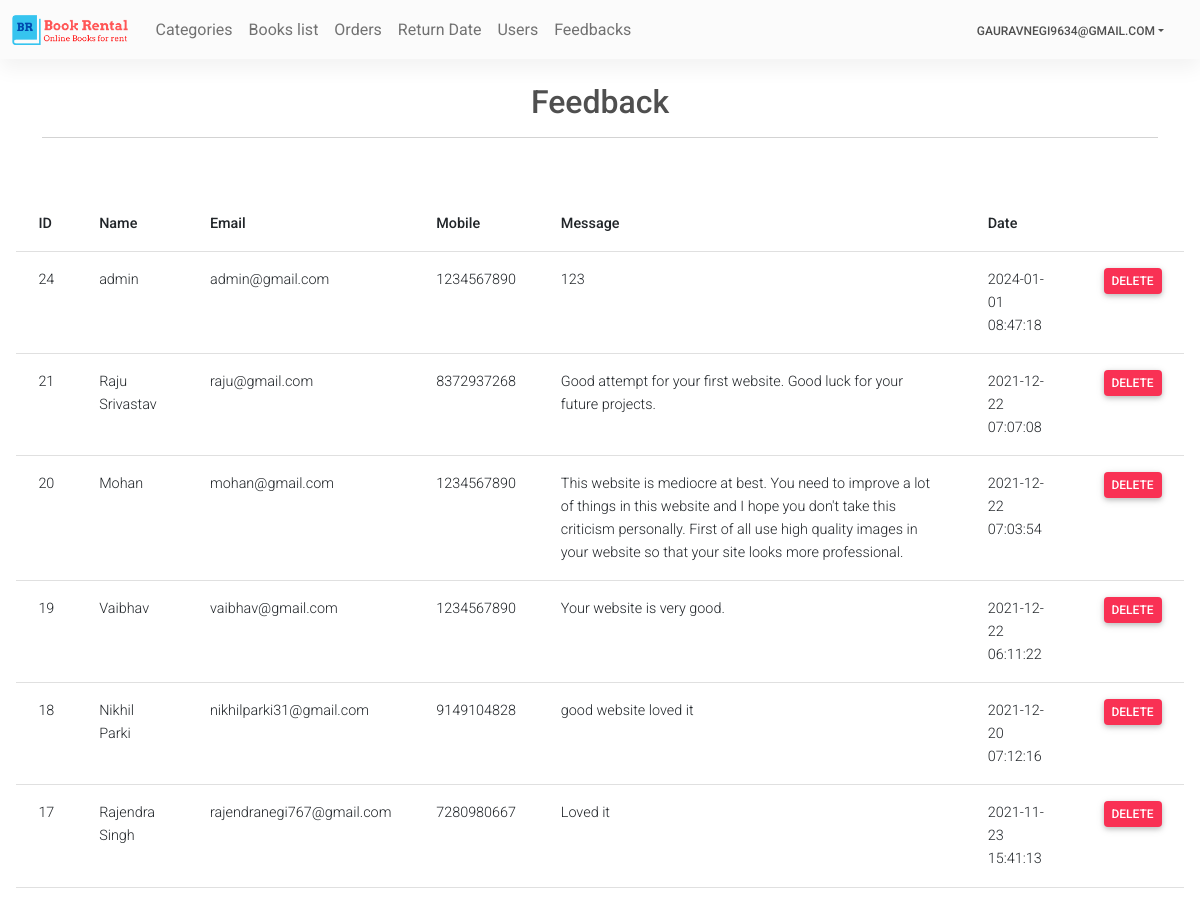
The page /Admin/feedback.php (signed in) on the database its author committed.
### tables this page shows
CREATE TABLE `contact_us` (
  `id` int(11) NOT NULL,
  `name` varchar(70) NOT NULL,
  `email` varchar(70) NOT NULL,
  `mobile` bigint(10) NOT NULL,
  `message` text NOT NULL,
  `date` datetime DEFAULT NULL
);

### Admin/feedback.php (the view, shortened to what this page needs)
<?php
require('topNav.php');
$sql = "select * from contact_us order by id desc";
$res = mysqli_query($con, $sql);
?>
<main>
    <div class="container pt-4">
        <h4 class="fs-2 text-center ">Feedback</h4>
        <hr>
        <br>
    </div>
    <div class="card-body">
        <table class="table">
            <thead>
                <tr>
                    <th>ID</th>
                    <th>Name</th>
                    <th>Email</th>
                    <th>Mobile</th>
                    <th>Message</th>
                    <th>Date</th>
                    <th></th>
                </tr>
            </thead>
            <tbody>
                <?php
        while ($row = mysqli_fetch_assoc($res)) { ?>
                <tr>
                    <td> <?php echo $row['id'] ?> </td>
                    <td> <?php echo $row['name'] ?> </td>
                    <td> <?php echo $row['email'] ?> </td>
                    <td> <?php echo $row['mobile'] ?> </td>
                    <td> <?php echo $row['message'] ?> </td>
                    <td> <?php echo $row['date'] ?> </td>
                    <td> <?php echo "<a class='link-white btn btn-danger px-2 py-1' href='?type=delete&id=" . $row['id'] .
                    "'>Delete</a>"; ?>
                    </td>
                </tr>
                <?php } ?>
            </tbody>
        </table>
    </div>
</main>
</body>
</html>

### rows shown on the page
contact_us: id "24", name "admin", email "admin@gmail.com", mobile "1234567890", message "123", date "2024-01-01 08:47:18"
contact_us: id "21", name "Raju Srivastav", email "raju@gmail.com", mobile "8372937268", message "Good attempt for your first website. Good luck for your future projects.", date "2021-12-22 07:07:08"
contact_us: id "20", name "Mohan", email "mohan@gmail.com", mobile "1234567890", message "This website is mediocre at best. You need to improve a lot of things in this website and I hope you don't take this criticism personally. First of all use high quality images in your website so that your site looks more professional.", date "2021-12-22 07:03:54"
contact_us: id "19", name "Vaibhav", email "vaibhav@gmail.com", mobile "1234567890", message "Your website is very good.", date "2021-12-22 06:11:22"
contact_us: id "18", name "Nikhil Parki", email "nikhilparki31@gmail.com", mobile "9149104828", message "good website loved it", date "2021-12-20 07:12:16"
contact_us: id "17", name "Rajendra Singh", email "rajendranegi767@gmail.com", mobile "7280980667", message "Loved it", date "2021-11-23 15:41:13"

### other values the page prints
$userName "GAURAVNEGI9634@GMAIL.COM"
